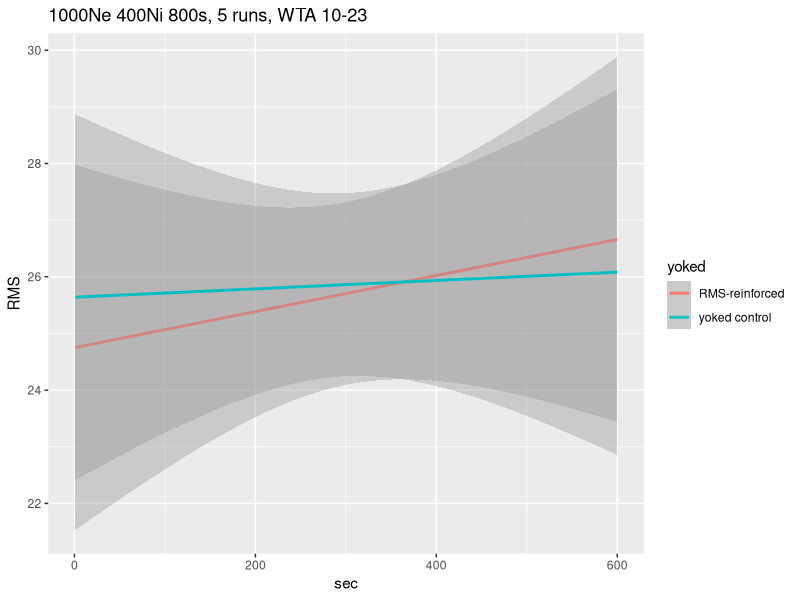

Write the R code that produced this figure. (Note: this script raises an error after producing the figure.)
library(lme4)
library(lmerTest)
library(ggplot2)

setwd('/Users/Bubba/Desktop/COGS195/Github/RattleNN/RattleResults')
rattledata = read.csv('data.csv')
colnames(rattledata) = c("run","yoked","sec","RMS","f")
rattledata$yoked[rattledata$yoked==0] = "RMS-reinforced"
rattledata$yoked[rattledata$yoked==1] = "yoked control"

rattlelm = lmer(scale(RMS) ~ (1|run) + yoked + scale(sec) + yoked*scale(sec), data = rattledata)
summary(rattlelm)

qplot(sec,RMS,data=rattledata,main= "1000Ne 400Ni 800s, 5 runs, WTA 10-23", geom=c("smooth"),method ="lm",formula=y~x,color=yoked)
quartz.save("rattleresults.pdf",type="pdf")

plot(rattledata$f,rattledata$RMS, main= "1000Ne 400Ni 800s, 5 runs, WTA 10-23", xlab="f",ylab="RMS")
quartz.save("RMSvsf.pdf",type="pdf")
